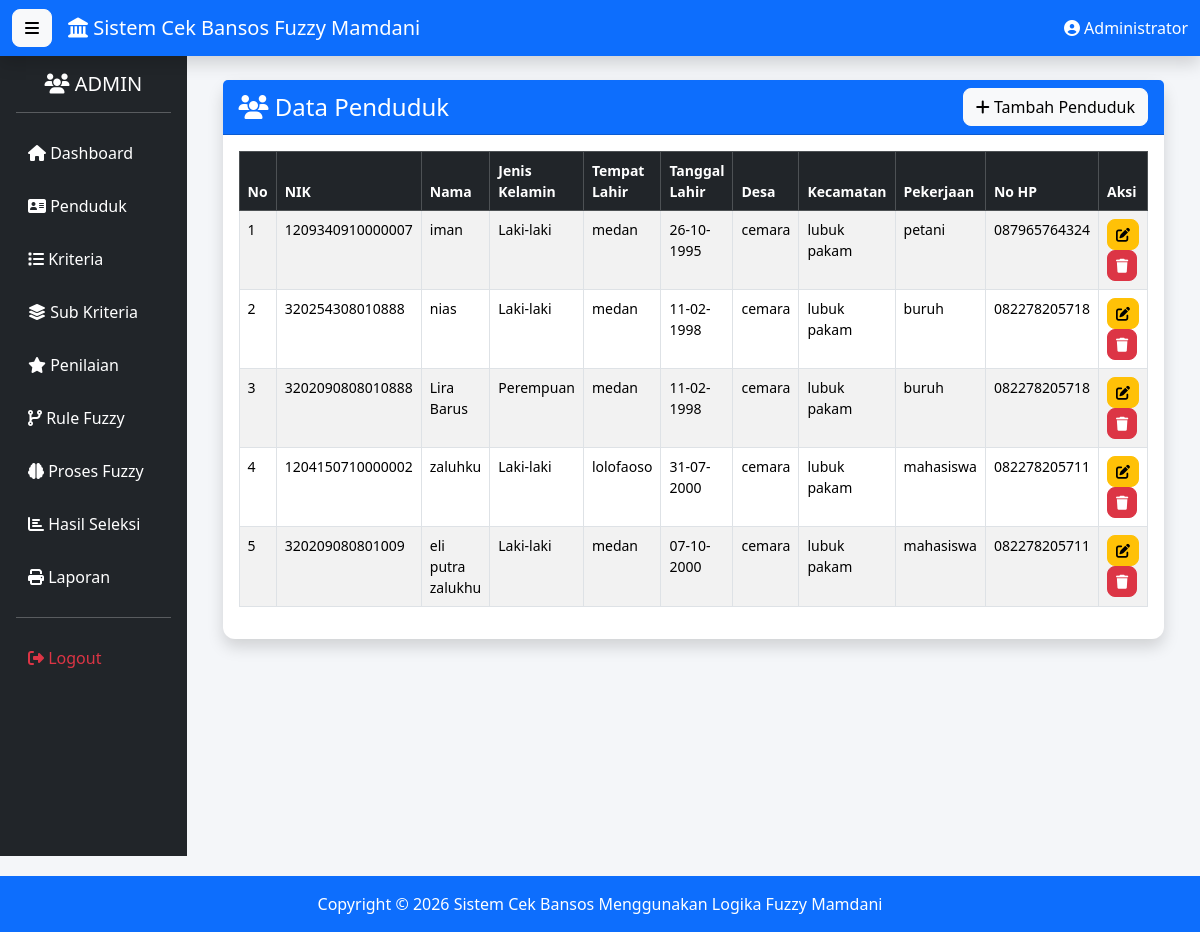
Screenshot of /penduduk/index.php (signed in) with the database file from the repository.
### tables this page shows
CREATE TABLE `penduduk` (
  `id_penduduk` int(11) NOT NULL,
  `nik` varchar(20) DEFAULT NULL,
  `nama` varchar(100) DEFAULT NULL,
  `jenis_kelamin` enum('Laki-laki','Perempuan') DEFAULT NULL,
  `tempat_lahir` varchar(50) DEFAULT NULL,
  `tanggal_lahir` date DEFAULT NULL,
  `alamat` text DEFAULT NULL,
  `desa` varchar(100) DEFAULT NULL,
  `kecamatan` varchar(100) DEFAULT NULL,
  `pekerjaan` varchar(100) DEFAULT NULL,
  `no_hp` varchar(15) DEFAULT NULL,
  `created_at` timestamp NOT NULL DEFAULT current_timestamp()
);

### penduduk/index.php (the view, shortened to what this page needs)
<?php
include "../config/koneksi.php";
$query = mysqli_query($conn,"
SELECT *
FROM penduduk
ORDER BY id_penduduk DESC
");
include "../template/header.php";
include "../template/navbar.php";
include "../template/sidebar.php";
?>
<div class="container-fluid">
<div class="card shadow">
<div class="card-header bg-primary text-white">
<div class="d-flex justify-content-between align-items-center">
<h4 class="mb-0">
<i class="fas fa-users"></i>
Data Penduduk
</h4>
<a href="tambah.php" class="btn btn-light">
<i class="fas fa-plus"></i>
Tambah Penduduk
</a>
</div>
</div>
<div class="card-body">
<div class="table-responsive">
<table class="table table-bordered table-hover table-striped">
<thead class="table-dark">
<tr>
<th width="5%">No</th>
<th>NIK</th>
<th>Nama</th>
<th>Jenis Kelamin</th>
<th>Tempat Lahir</th>
<th>Tanggal Lahir</th>
<th>Desa</th>
<th>Kecamatan</th>
<th>Pekerjaan</th>
<th>No HP</th>
<th width="15%">Aksi</th>
</tr>
</thead>
<tbody>
<?php
$no=1;
while($d=mysqli_fetch_assoc($query)){
?>
<tr>
<td><?= $no++; ?></td>
<td><?= $d['nik']; ?></td>
<td><?= $d['nama']; ?></td>
<td><?= $d['jenis_kelamin']; ?></td>
<td><?= $d['tempat_lahir']; ?></td>
<td><?= date('d-m-Y',strtotime($d['tanggal_lahir'])); ?></td>
<td><?= $d['desa']; ?></td>
<td><?= $d['kecamatan']; ?></td>
<td><?= $d['pekerjaan']; ?></td>
<td><?= $d['no_hp']; ?></td>
<td>
<a href="edit.php?id=<?= $d['id_penduduk']; ?>" class="btn btn-warning btn-sm">
<i class="fas fa-edit"></i>
</a>
<a href="hapus.php?id=<?= $d['id_penduduk']; ?>"
onclick="return confirm('Yakin ingin menghapus data?')"
class="btn btn-danger btn-sm">
<i class="fas fa-trash"></i>
</a>
</td>
</tr>
<?php } ?>
</tbody>
</table>
</div>
</div>
</div>
</div>
<?php
include "../template/footer.php";
include "../template/script.php";
?>

### assets/css/style.css (style rules this page uses)
body { background:#f4f6f9; font-family:Segoe UI; }
.card { border:none; border-radius:12px; }
.card-header { font-weight:bold; }
.table { font-size:14px; }
.btn { border-radius:8px; }

### rows the page displays
penduduk: nik "1209340910000007", nama "iman", jenis_kelamin "Laki-laki", tempat_lahir "medan", tanggal_lahir "26-10-1995", desa "cemara", kecamatan "lubuk pakam", pekerjaan "petani", no_hp "087965764324"
penduduk: nik "320254308010888", nama "nias", jenis_kelamin "Laki-laki", tempat_lahir "medan", tanggal_lahir "11-02-1998", desa "cemara", kecamatan "lubuk pakam", pekerjaan "buruh", no_hp "082278205718"
penduduk: nik "3202090808010888", nama "Lira Barus", jenis_kelamin "Perempuan", tempat_lahir "medan", tanggal_lahir "11-02-1998", desa "cemara", kecamatan "lubuk pakam", pekerjaan "buruh", no_hp "082278205718"
penduduk: nik "1204150710000002", nama "zaluhku", jenis_kelamin "Laki-laki", tempat_lahir "lolofaoso", tanggal_lahir "31-07-2000", desa "cemara", kecamatan "lubuk pakam", pekerjaan "mahasiswa", no_hp "082278205711"
penduduk: nik "320209080801009", nama "eli putra zalukhu", jenis_kelamin "Laki-laki", tempat_lahir "medan", tanggal_lahir "07-10-2000", desa "cemara", kecamatan "lubuk pakam", pekerjaan "mahasiswa", no_hp "082278205711"

### other values shown
$_SESSION['nama'] "Administrator"
